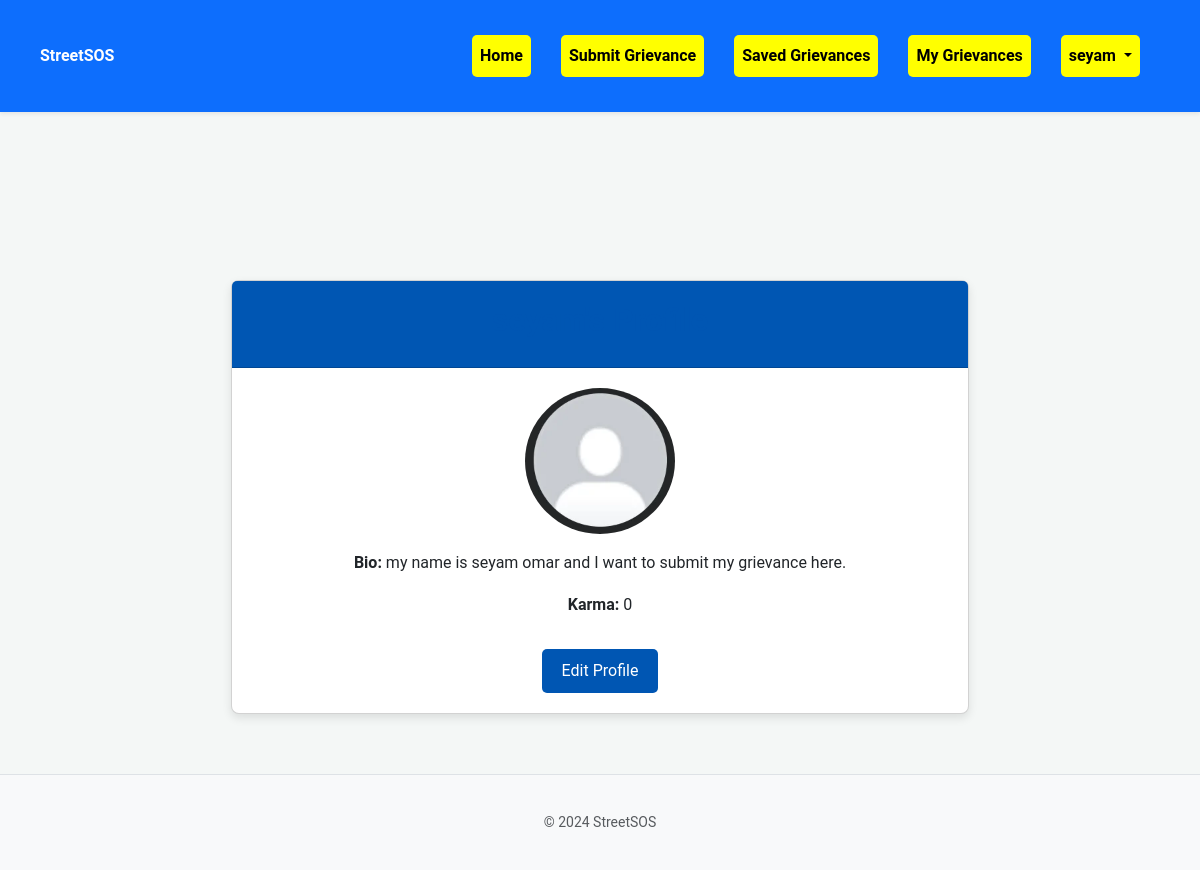
/profile/ (signed in), run on an earlier commit of the app's database.
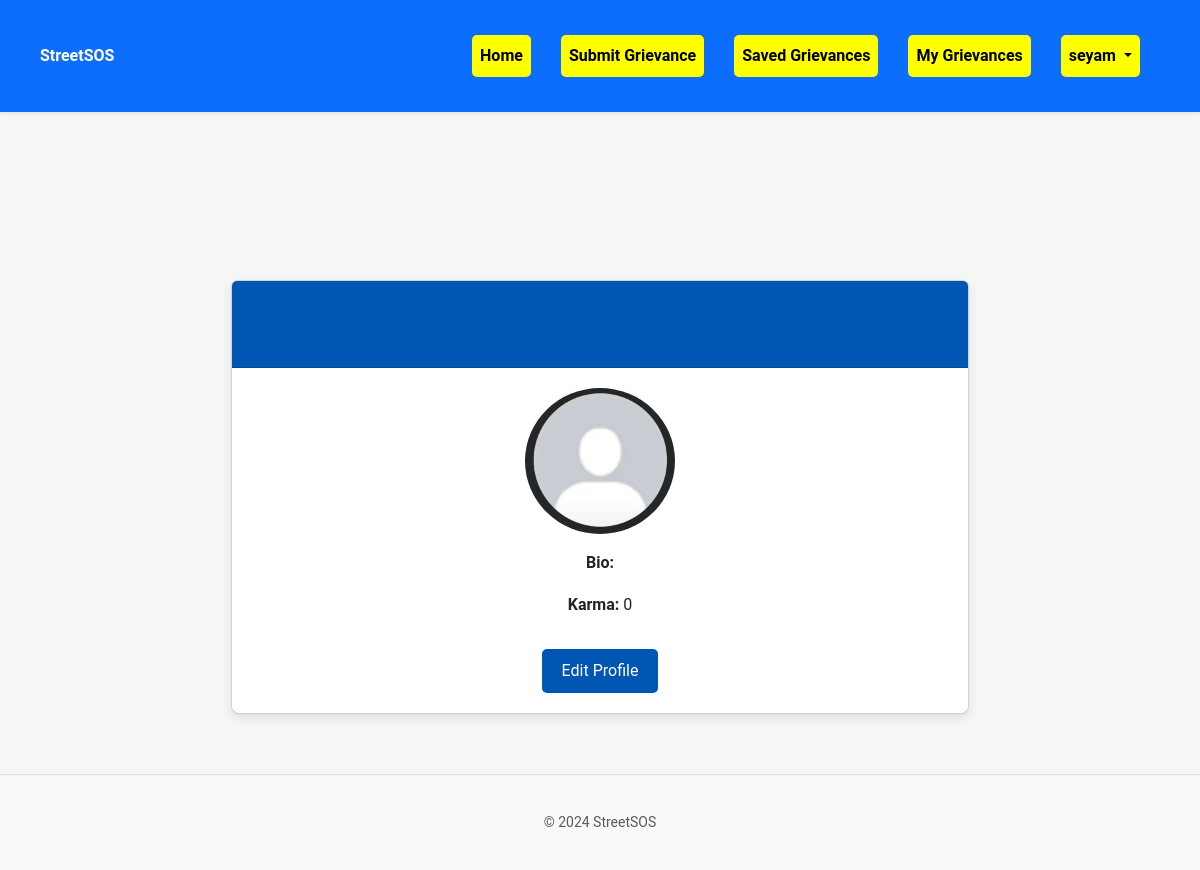
And on a later commit of the database.
### users/models.py (models this page shows, shortened)
class UserProfile(models.Model):
    user = models.OneToOneField(User, on_delete=models.CASCADE)
    bio = models.TextField(blank=True)
    profile_picture = models.ImageField(upload_to='profile_pictures/', blank=True, null=True)
    karma = models.IntegerField(default=0)  # Ensure this is correctly defined

### users/views.py (the view)
# urls.py: path('profile/', UserProfileDetailView.as_view(), name='profile-detail'),
class UserProfileDetailView(LoginRequiredMixin, DetailView):
    model = UserProfile
    template_name = 'users/profile_detail.html'
    context_object_name = 'profile'
    def get_object(self):
        user = self.request.user
        user_profile, created = UserProfile.objects.get_or_create(user=user)
        return user_profile

### grievance/context_processors.py (called while the page is built)
def google_maps_api_key(request):
    return {
        'GOOGLE_MAPS_API_KEY': settings.GOOGLE_MAPS_API_KEY
    }

### users/templates/users/profile_detail.html
{% extends 'base.html' %}
{% load static %}
{% block content %}
<div class="container mt-5">
    <div class="row justify-content-center">
        <div class="col-md-8">
            <div class="card">
                <div class="card-header text-center">
                    <h2>{{ profile.user.username }}'s Profile</h2>
                </div>
                <div class="card-body text-center">
                    {% if profile.profile_picture %}
                        <img src="{{ profile.profile_picture.url }}" alt="Profile Picture" class="rounded-circle mb-3" width="150">
                    {% else %}
                        <img src="{% static 'images/default_profile_picture.png' %}" alt="Default Profile Picture" class="rounded-circle mb-3" width="150">
                    {% endif %}
                    <p><strong>Bio:</strong> {{ profile.bio }}</p>
                    <p><strong>Karma:</strong> {{ profile.karma }}</p>
                    <a href="{% url 'profile-edit' %}" class="btn btn-primary mt-3">Edit Profile</a>
                </div>
            </div>
        </div>
    </div>
</div>
{% endblock %}

What changed in the data, as far as the page shows it:
no longer on this page (row edited): UserProfile: bio "my name is seyam omar and I want to submit my grievance here.", karma "0"
now on this page (row edited): UserProfile: karma "0"
